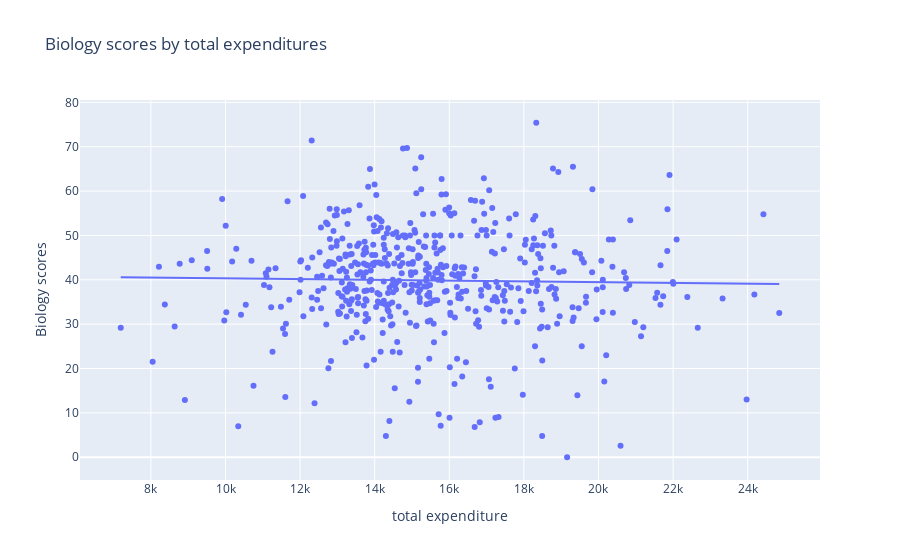

Here is the notebook cell this chart was saved with:
### Code cell
px.scatter(x=bio_df['Total'],y=bio_df['Proficient'],trendline="ols", labels={'x':"total expenditure", "y":"Biology scores"},title="Biology scores by total expenditures")

### Figure 1 — Plotly figure (JSON) as saved in the notebook; plotly's stock layout.template omitted (floating-point values rounded to 4 significant figures; data arrays with more than 128 entries replaced by an {"elided": "..."} marker saying what was removed)
{"data": [{"hovertemplate": "total expenditure=%{x}<br>Biology scores=%{y}<extra></extra>", "legendgroup": "", "marker": {"color": "#636efa", "symbol": "circle"}, "mode": "markers", "name": "", "orientation": "v", "showlegend": false, "type": "scatter", "x": {"elided": "521 float values"}, "xaxis": "x", "y": {"elided": "521 float values"}, "yaxis": "y"}, {"hovertemplate": "<b>OLS trendline</b><br>y = -8.87389e-05 * x + 41.231<br>R<sup>2</sup>=0.000479<br><br>total expenditure=%{x}<br>Biology scores=%{y} <b>(trend)</b><extra></extra>", "legendgroup": "", "marker": {"color": "#636efa", "symbol": "circle"}, "mode": "lines", "name": "", "showlegend": false, "type": "scatter", "x": {"elided": "521 float values"}, "xaxis": "x", "y": {"elided": "521 float values"}, "yaxis": "y"}], "layout": {"legend": {"tracegroupgap": 0}, "title": {"text": "Biology scores by total expenditures"}, "xaxis": {"anchor": "y", "domain": [0, 1], "title": {"text": "total expenditure"}}, "yaxis": {"anchor": "x", "domain": [0, 1], "title": {"text": "Biology scores"}}}}
